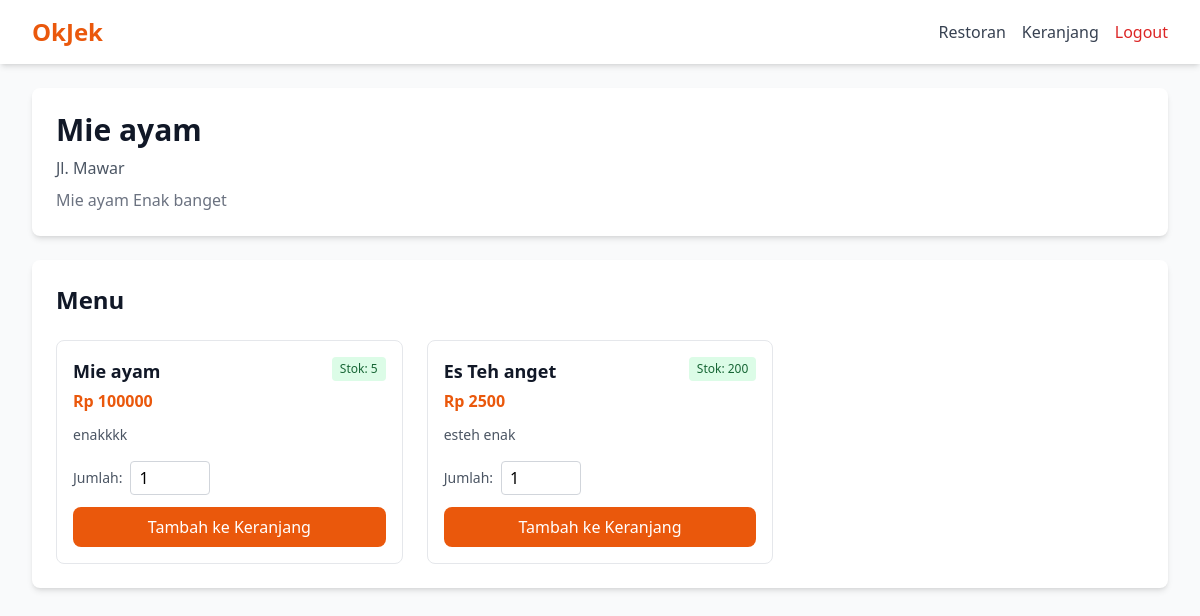
The app's page /customers/restaurants/1/menu/ (signed in) with its own data.
### restaurants/models.py (models this page shows, shortened)
class Restaurant(models.Model):
    owner = models.OneToOneField(settings.AUTH_USER_MODEL, on_delete=models.CASCADE, related_name='restaurant')
    name = models.CharField(max_length=255)
    address = models.TextField()
    description = models.TextField(blank=True, null=True)

class MenuItem(models.Model):
    restaurant = models.ForeignKey(
        Restaurant,
        on_delete=models.CASCADE,
        related_name="menu_items"
    )
    name = models.CharField(max_length=255)
    price = models.DecimalField(max_digits=10, decimal_places=2)
    description = models.TextField(blank=True)
    is_available = models.BooleanField(default=True)
    created_at = models.DateTimeField(auto_now_add=True)
    stock = models.IntegerField(default=0)
    image = models.ImageField(upload_to="menu_images/", blank=True, null=True)

### customers/views.py (the view)
# urls.py: path('restaurants/<int:restaurant_id>/menu/', views.view_restaurant_menu, name='view_restaurant_menu'),
@login_required
@role_required(['customer'])
def view_restaurant_menu(request, restaurant_id):
    restaurant = get_object_or_404(Restaurant, id=restaurant_id)
    menu_items = MenuItem.objects.filter(restaurant=restaurant, is_available=True)
    context = {
        'restaurant': restaurant,
        'menu_items': menu_items,
    }
    return render(request, 'customer/restaurant_menu.html', context)

### templates/customer/restaurant_menu.html (shortened to what this page needs)
<!DOCTYPE html>
<html lang="id">
<head>
    <script src="https://cdn.tailwindcss.com"></script>
</head>
<body class="bg-gray-50">
    <nav class="bg-white shadow-md">
        <div class="max-w-7xl mx-auto px-4 sm:px-6 lg:px-8">
            <div class="flex justify-between h-16">
                <div class="flex items-center">
                    <a href="{% url 'customers:customer_dashboard' %}" class="text-2xl font-bold text-orange-600">OkJek</a>
                </div>
                <div class="flex items-center space-x-4">
                    <a href="{% url 'customers:browse_restaurants' %}" class="text-gray-700 hover:text-orange-600">Restoran</a>
                    <a href="{% url 'customers:view_cart' %}" class="text-gray-700 hover:text-orange-600">Keranjang</a>
                    <a href="{% url 'accounts:logout' %}" class="text-red-600 hover:text-red-800">Logout</a>
                </div>
            </div>
        </div>
    </nav>
    <div class="max-w-7xl mx-auto py-6 sm:px-6 lg:px-8">
        <div class="bg-white rounded-lg shadow-md p-6 mb-6">
            <h2 class="text-3xl font-bold text-gray-900">{{ restaurant.name }}</h2>
            <p class="text-gray-600 mt-2">{{ restaurant.address }}</p>
            {% if restaurant.description %}
            <p class="text-gray-500 mt-2">{{ restaurant.description }}</p>
            {% endif %}
        </div>
        <div class="bg-white rounded-lg shadow-md p-6">
            <h3 class="text-2xl font-bold text-gray-900 mb-6">Menu</h3>
            {% if menu_items %}
            <div class="grid grid-cols-1 md:grid-cols-2 lg:grid-cols-3 gap-6">
                {% for item in menu_items %}
                <div class="border border-gray-200 rounded-lg p-4 hover:shadow-lg transition">
                    <div class="flex justify-between items-start mb-3">
                        <div class="flex-1">
                            <h4 class="text-lg font-semibold text-gray-900">{{ item.name }}</h4>
                            <p class="text-orange-600 font-bold mt-1">Rp {{ item.price|floatformat:0 }}</p>
                        </div>
                        {% if item.stock > 0 %}
                        <span class="bg-green-100 text-green-800 text-xs px-2 py-1 rounded">Stok: {{ item.stock }}</span>
                        {% else %}
                        <span class="bg-red-100 text-red-800 text-xs px-2 py-1 rounded">Habis</span>
                        {% endif %}
                    </div>
                    {% if item.description %}
                    <p class="text-gray-600 text-sm mb-4">{{ item.description|truncatewords:15 }}</p>
                    {% endif %}
                    {% if item.stock > 0 %}
                    <form method="POST" action="{% url 'customers:add_to_cart' %}">
                        <div class="flex items-center gap-2 mb-3">
                            <label class="text-sm text-gray-600">Jumlah:</label>
                            <input type="number" name="quantity" value="1" min="1" max="{{ item.stock }}"
                                   class="w-20 px-2 py-1 border border-gray-300 rounded focus:ring-2 focus:ring-orange-500">
                        </div>
                        <button type="submit"
                                class="w-full bg-orange-600 text-white py-2 rounded-lg hover:bg-orange-700 transition">
                            Tambah ke Keranjang
                        </button>
                    </form>
                    {% else %}
                    <button disabled class="w-full bg-gray-300 text-gray-500 py-2 rounded-lg cursor-not-allowed">
                        Stok Habis
                    </button>
                    {% endif %}
                </div>
                {% endfor %}
            </div>
            {% else %}
            <div class="text-center py-12">
                <p class="text-gray-500">Belum ada menu tersedia</p>
            </div>
            {% endif %}
        </div>
    </div>
</body>
</html>

### records on screen
Restaurant: name "Mie ayam", address "Jl. Mawar", description "Mie ayam Enak banget"
MenuItem: name "Mie ayam", price "100000", stock "5", description "enakkkk"
MenuItem: name "Es Teh anget", price "2500", stock "200", description "esteh enak"
